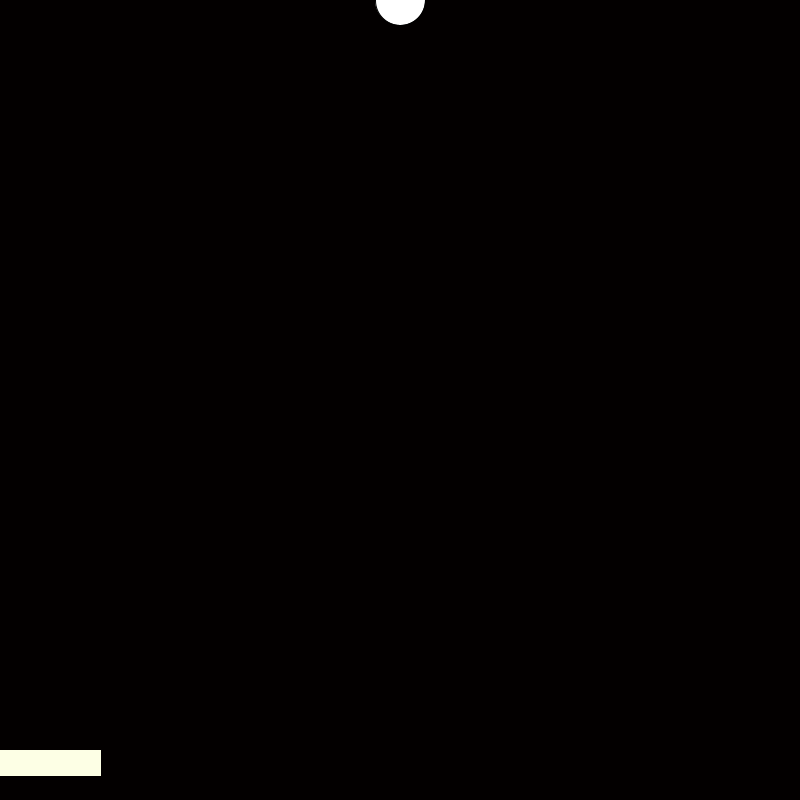
Frame 1 (no input)
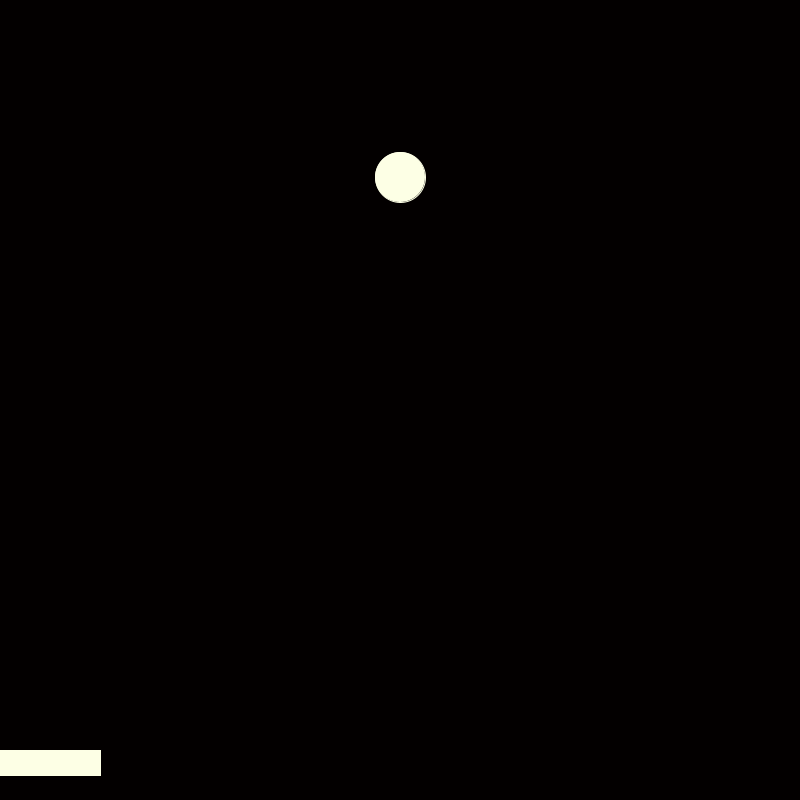
Frame 60 (the mouse pressed at the canvas centre just before this capture)
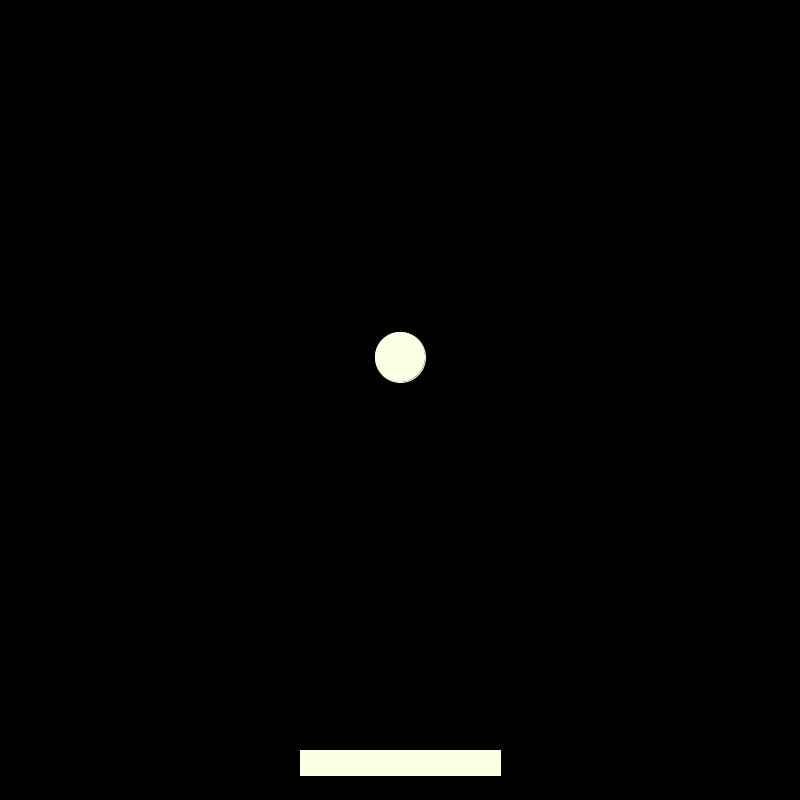
Frame 120 (the mouse held since frame 60 and released just before this capture)

The Processing sketch that drew these frames (run headless with seeded random() and noise(); from frame 60 on, the mouse is pressed at the canvas centre):

// Processing sketch: pong
// ── pong.pde
int ballX = 400;
int ballY = 0;
int xSpeed = 3;
int ySpeed = 3;
boolean hitLeft = false;
boolean hitRight = false;

void setup(){
  size(800,800);
}

void draw(){
  background(#030000);
  ellipse(ballX,ballY,50,50);
  fill(#FDFFE5);
  stroke(#FDFFE5);
  rect(mouseX-100, 750, 200, 25);
  
  ballY += ySpeed;
  
  if(hitLeft){
    ballX += xSpeed;
  }
  if(hitRight){
    ballX -= xSpeed;
  }
  
  if(ballX >= width){
    xSpeed = -xSpeed;
  }
  if(ballX <= 0){
    xSpeed = -xSpeed;
  }
  
  if(ballY > height){
    ySpeed = -ySpeed;
  }
  if(ballY < 0){
    ySpeed = 3;
  }
  
  
  if(intersects(ballX,ballY,mouseX-100,725,200)){
    if(leftRight(ballX, mouseX-100, 200).equals("left")){
      hitLeft = true;
      hitRight = false;
      ySpeed = -ySpeed;
    }
    if(leftRight(ballX, mouseX-100, 200).equals("right")){
      hitLeft = false;
      hitRight = true;
      ySpeed = -ySpeed;
    }
    
  }
}

boolean intersects(int ballX, int ballY, int paddleX, int paddleY,
int paddleLength) {
    if (ballY > paddleY && ballX > paddleX && ballX < paddleX + paddleLength)
        return true;
    else
        return false;
}
String leftRight(int ballX, int paddleX, int paddleLength){
  if(ballX>paddleX+paddleLength/2){
    return "left";
  }
  else{
    return "right";
  }
}
